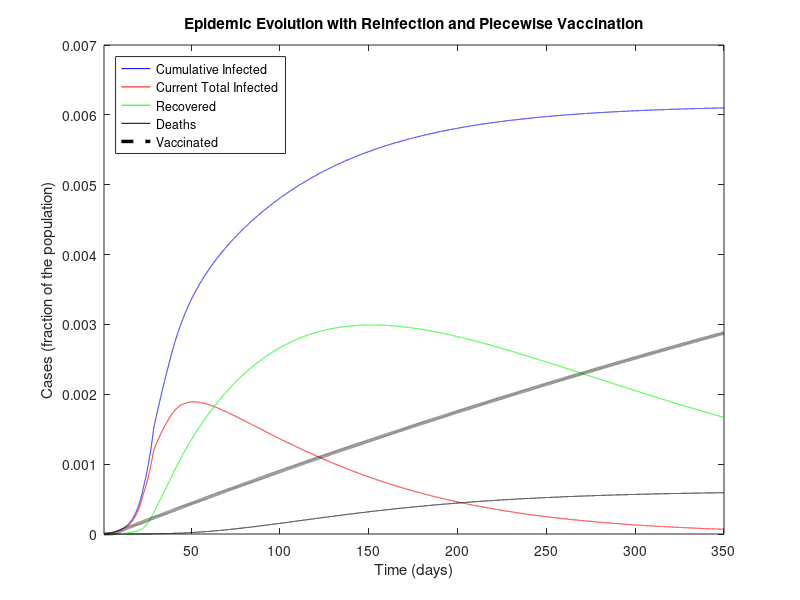

The MATLAB source for this figure: (Note: this script raises an error after producing the figure.)
%%%%%%%%%%%%%%%%%%%%%%%%%%%%%%%%%%%%%%%%
%%%%%%%%%%%%%%%%%%%%%%%%%%%%%%%%%%%%%%%%
% MATLAB Code for epidemic simulations with the SIDARTHE model in the work
%
% Based on Modelling the COVID-19 epidemic and implementation of population-wide interventions in Italy
% by Giulia Giordano, Franco Blanchini, Raffaele Bruno, Patrizio Colaneri, Alessandro Di Filippo, Angela Di Matteo, Marta Colaneri
% 
%This code now implements vaccines and reinfection of healed and vaccinated
%people. These modifications were done by Carl Ingebretsen
%%%%%%%%%%%%%%%%%%%%%%%%%%%%%%%%%%%%%%%%
%%%%%%%%%%%%%%%%%%%%%%%%%%%%%%%%%%%%%%%%

clear all
close all
clc

%%%%%%%%%%%%%%%%%%%%%%%%%%%%%%%%%%%%%%%%
% DATA
%%%%%%%%%%%%%%%%%%%%%%%%%%%%%%%%%%%%%%%%

% Italian population
popolazione=60e6;

% Data 20 February - 5 April (46 days):
% Total Cases
CasiTotali = [3 20 79 132 219 322 400 650 888 1128 1694 2036 2502 3089 3858 4636 5883 7375 9172 10149 12462 15113 17660 21157 24747 27980 31506 35713 41035 47021 53578 59138 63927 69176 74386 80539 86498 92472 97689 101739 105792 110574 115242 119827 124632 128948]/popolazione; % D+R+T+E+H_diagnosticati
% Deaths
Deceduti = [0 1 2 2 5 10 12 17 21 29 34 52 79 107 148 197 233 366 463 631 827 1016 1266 1441 1809 2158 2503 2978 3405 4032 4825 5476 6077 6820 7503 8165 9134 10023 10779 11591 12428 13155 13915 14681 15362 15887]/popolazione; % E
% Recovered
Guariti = [0 0 0 1 1 1 3 45 46 50 83 149 160 276 414 523 589 622 724 1004 1045 1258 1439 1966 2335 2749 2941 4025 4440 5129 6072 7024 7432 8326 9362 10361 10950 12384 13030 14620 15729 16847 18278 19758 20996 21815]/popolazione; % H_diagnosticati
% Currently Positive
Positivi = [3 19 77 129 213 311 385 588 821 1049 1577 1835 2263 2706 3296 3916 5061 6387 7985 8514 10590 12839 14955 17750 20603 23073 26062 28710 33190 37860 42681 46638 50418 54030 57521 62013 66414 70065 73880 75528 77635 80572 83049 85388 88274 91246]/popolazione; % D+R+T

% Data 23 February - 5 April (from day 4 to day 46)
% Currently positive: isolated at home
Isolamento_domiciliare = [49 91 162 221 284 412 543 798 927 1000 1065 1155 1060 1843 2180 2936 2599 3724 5036 6201 7860 9268 10197 11108 12090 14935 19185 22116 23783 26522 28697 30920 33648 36653 39533 42588 43752 45420 48134 50456 52579 55270 58320]/popolazione; %D
% Currently positive: hospitalised
Ricoverati_sintomi = [54 99 114 128 248 345 401 639 742 1034 1346 1790 2394 2651 3557 4316 5038 5838 6650 7426 8372 9663 11025 12894 14363 15757 16020 17708 19846 20692 21937 23112 24753 26029 26676 27386 27795 28192 28403 28540 28741 29010 28949]/popolazione; % R
% Currently positive: ICU
Terapia_intensiva = [26 23 35 36 56 64 105 140 166 229 295 351 462 567 650 733 877 1028 1153 1328 1518 1672 1851 2060 2257 2498 2655 2857 3009 3204 3396 3489 3612 3732 3856 3906 3981 4023 4035 4053 4068 3994 3977]/popolazione; %T


%%%%%%%%%%%%%%%%%%%%%%%%%%%%%%%%%%%%%%%%
% PARAMETERS
%%%%%%%%%%%%%%%%%%%%%%%%%%%%%%%%%%%%%%%%

% Simulation horizon: CAN BE MODIFIED AT ONE'S WILL PROVIDED THAT IT IS AT
% LEAST EQUAL TO THE NUMBER OF DAYS FOR WHICH DATA ARE AVAILABLE
Orizzonte = 350;

% Plot yes/no: SET TO 1 IF PDF FIGURES MUST BE GENERATED, 0 OTHERWISE
plotPDF = 0;

% Time-step for Euler discretisation of the continuous-time system
step=0.01;

% Transmission rate due to contacts with UNDETECTED asymptomatic infected
alfa=0.57;
% Transmission rate due to contacts with DETECTED asymptomatic infected
beta=0.0114;
% Transmission rate due to contacts with UNDETECTED symptomatic infected
gamma=0.456;
% Transmission rate due to contacts with DETECTED symptomatic infected
delta=0.0114;

% Detection rate for ASYMPTOMATIC
epsilon=0.171;
% Detection rate for SYMPTOMATIC
theta=0.3705;

% Worsening rate: UNDETECTED asymptomatic infected becomes symptomatic
zeta=0.1254;
% Worsening rate: DETECTED asymptomatic infected becomes symptomatic
eta=0.1254;

% Worsening rate: UNDETECTED symptomatic infected develop life-threatening
% symptoms
mu=0.0171;
% Worsening rate: DETECTED symptomatic infected develop life-threatening
% symptoms
nu=0.0274;

% Mortality rate for infected with life-threatening symptoms
tau=0.01;

% Recovery rate for undetected asymptomatic infected
lambda=0.0342;
% Recovery rate for detected asymptomatic infected
rho=0.0342;
% Recovery rate for undetected symptomatic infected
kappa=0.0171;
% Recovery rate for detected symptomatic infected
xi=0.0171;
% Recovery rate for life-threatened symptomatic infected
sigma=0.0171;

%to add the SIDARTHE-V version add a new constant phi
phi=0.000001;
%phi=0.5;

%Reinfection coefficients
rein=0.005;
%rein=0.05
rein_vacc=0.001;
%rein_vacc=0.01


%%%%%%%%%%%%%%%%%%%%%%%%%%%%%%%%%%%%%%%%
% DEFINITIONS
%%%%%%%%%%%%%%%%%%%%%%%%%%%%%%%%%%%%%%%%

% Parameters
r1=epsilon+zeta+lambda;
r2=eta+rho;
r3=theta+mu+kappa;
r4=nu+xi;
r5=sigma+tau;

% Initial R0
R0_iniziale=alfa/r1+beta*epsilon/(r1*r2)+gamma*zeta/(r1*r3)+delta*eta*epsilon/(r1*r2*r4)+delta*zeta*theta/(r1*r3*r4);

% Time horizon
t=1:step:Orizzonte;

% Vectors for time evolution of variables
S=zeros(1,length(t));
I=zeros(1,length(t));
D=zeros(1,length(t));
A=zeros(1,length(t));
R=zeros(1,length(t));
T=zeros(1,length(t));
H=zeros(1,length(t));
H_diagnosticati=zeros(1,length(t)); % DIAGNOSED recovered only!
E=zeros(1,length(t));
%For SIDARTHE-V add a V
V=zeros(1,length(t));

% Vectors for time evolution of actual/perceived Case Fatality Rate
M=zeros(1,length(t));
P=zeros(1,length(t));

%%%%%%%%%%%%%%%%%%%%%%%%%%%%%%%%%%%%%%%%
% INITIAL CONDITIONS
%%%%%%%%%%%%%%%%%%%%%%%%%%%%%%%%%%%%%%%%

I(1)=200/popolazione;
D(1)=20/popolazione;
A(1)=1/popolazione;
R(1)=2/popolazione;
T(1)=0.00;
H(1)=0.00;
E(1)=0.00;
V(1)=0.00;%For SIDARTHE-V
S(1)=1-I(1)-D(1)-A(1)-R(1)-T(1)-H(1)-E(1)-V(1);

H_diagnosticati(1) = 0.00; % DIAGNOSED recovered only
Infetti_reali(1)=I(1)+D(1)+A(1)+R(1)+T(1); % Actual currently infected

M(1)=0;
P(1)=0;

% Whole state vector
%Added a V(1) at the end
x=[S(1);I(1);D(1);A(1);R(1);T(1);H(1);E(1);V(1);H_diagnosticati(1);Infetti_reali(1)];

%%%%%%%%%%%%%%%%%%%%%%%%%%%%%%%%%%%%%%%%
% SIMULATION
%%%%%%%%%%%%%%%%%%%%%%%%%%%%%%%%%%%%%%%%

% "Control" binary variables to compute the new R0 every time a policy has
% changed the parameters
plottato = 0;
plottato1 = 0;
plottato_bis = 0;
plottato_tris = 0;
plottato_quat = 0;

for i=2:length(t)
    
    if (i>4/step) % Basic social distancing (awareness, schools closed)
        alfa=0.4218;
        gamma=0.285;
        beta = 0.0057;
        delta=0.0057;
        if plottato == 0 % Compute the new R0
            r1=epsilon+zeta+lambda;
            r2=eta+rho;
            r3=theta+mu+kappa;
            r4=nu+xi;
            r5=sigma+tau;
            R0_primemisure=alfa/r1+beta*epsilon/(r1*r2)+gamma*zeta/(r1*r3)+delta*eta*epsilon/(r1*r2*r4)+delta*zeta*theta/(r1*r3*r4)
            plottato = 1;
        end
    end
    
    if (i>12/step)
        % Screening limited to / focused on symptomatic subjects
        epsilon=0.1425;
        if plottato1 == 0
            r1=epsilon+zeta+lambda;
            r2=eta+rho;
            r3=theta+mu+kappa;
            r4=nu+xi;
            r5=sigma+tau;
            R0_primemisureeps=alfa/r1+beta*epsilon/(r1*r2)+gamma*zeta/(r1*r3)+delta*eta*epsilon/(r1*r2*r4)+delta*zeta*theta/(r1*r3*r4)
            plottato1 = 1;
        end
    end
    
    if (i>22/step) % Social distancing: lockdown, mild effect
        
        alfa=0.36;
        beta=0.005;
        gamma=0.2;
        delta=0.005;
        
        mu = 0.008;
        nu = 0.015;
        
        zeta=0.034;
        eta=0.034;
        
        lambda=0.08;
        rho=0.0171;
        kappa=0.0171;
        xi=0.0171;
        sigma=0.0171;
        
        if plottato_bis == 0 % Compute the new R0
            r1=epsilon+zeta+lambda;
            r2=eta+rho;
            r3=theta+mu+kappa;
            r4=nu+xi;
            r5=sigma+tau;
            R0_secondemisure=(alfa*r2*r3*r4+epsilon*beta*r3*r4+gamma*zeta*r2*r4+delta*eta*epsilon*r3+delta*zeta*theta*r2)/(r1*r2*r3*r4)
            plottato_bis = 1;
        end
    end
    
    if (i>28/step) % Social distancing: lockdown, strong effect
        
        alfa=0.21;
        gamma=0.11;
        
        if plottato_tris == 0 % Compute the new R0
            r1=epsilon+zeta+lambda;
            r2=eta+rho;
            r3=theta+mu+kappa;
            r4=nu+xi;
            r5=sigma+tau;
            R0_terzemisure=(alfa*r2*r3*r4+epsilon*beta*r3*r4+gamma*zeta*r2*r4+delta*eta*epsilon*r3+delta*zeta*theta*r2)/(r1*r2*r3*r4)
            plottato_tris = 1;
        end
    end
    
    if (i>38/step) % Broader diagnosis campaign
        
        epsilon = 0.2;
        rho=0.02;
        kappa=0.02;
        xi=0.02;
        sigma=0.01;
        
        zeta=0.025;
        eta=0.025;
        
        if plottato_quat == 0 % Compute the new R0
            r1=epsilon+zeta+lambda;
            r2=eta+rho;
            r3=theta+mu+kappa;
            r4=nu+xi;
            r5=sigma+tau;
            R0_quartemisure=(alfa*r2*r3*r4+epsilon*beta*r3*r4+gamma*zeta*r2*r4+delta*eta*epsilon*r3+delta*zeta*theta*r2)/(r1*r2*r3*r4);
            plottato_quat = 1;
        end
    end

    %The code for piecewise vaccination
    if (i>5/step)
        phi=0.00001;
    elseif (i>50/step)
        phi=0.00005;
        %phi=0.001;
    elseif (i>100/step)
        phi=0.0001;
    elseif (i>200/step)
        phi=0.0005;
    end
    
    % Compute the system evolution
    %ADDED A NEW zero to the end of each row and added a tenth row with 
    %B=[-alfa*x(2)-beta*x(3)-gamma*x(4)-delta*x(5)-phi*x(9) 0 0 0 0 0 0 0 0 0 0;
    %    alfa*x(2)+beta*x(3)+gamma*x(4)+delta*x(5) -(epsilon+zeta+lambda)+rein 0 0 0 0 0 0 0 0 0;
    %    0 epsilon  -(eta+rho) 0 0 0 0 0 0 0 0;
    %    0 zeta 0 -(theta+mu+kappa) 0 0 0 0 0 0 0;
    %    0 0 eta theta -(nu+xi) -rein 0 0 0 0 0;
    %    0 0 0 mu nu  -(sigma+tau) 0 0 0 0 0;
    %    0 lambda rho kappa xi sigma 0 0 0 0 0;
    %    0 0 0 0 0 tau 0 0 0 0 0;
    %    phi*x(1) 0 0 0 0 0 0 0 0 0 0;
     %   0 0 rho 0 xi sigma 0 0 0 0 0;
     %   alfa*x(2)+beta*x(3)+gamma*x(4)+delta*x(5) 0 0 0 0 0 0 0 0 0 0];
   % x=x+B*x*step;
    B=[-alfa*x(2)-beta*x(3)-gamma*x(4)-delta*x(5)-phi*x(1) 0 0 0 0 0 0 rein 0 rein_vacc 0;
        alfa*x(2)+beta*x(3)+gamma*x(4)+delta*x(5) -(epsilon+zeta+lambda) 0 0 0 0 0 0 0 0 0;
        0 epsilon  -(eta+rho) 0 0 0 0 0 0 0 0;
        0 zeta 0 -(theta+mu+kappa) 0 0 0 0 0 0 0;
        0 0 eta theta -(nu+xi) 0 0 0 0 0 0;
        0 0 0 mu nu  -(sigma+tau) 0 0 0 0 0;
        0 lambda rho kappa xi sigma -rein 0 0 0 0;
        0 0 0 0 0 tau 0 0 0 0 0;
        phi*x(1) 0 0 0 0 0 0 0 -rein_vacc 0 0;
        0 0 rho 0 xi sigma 0 0 0 0 0;
        alfa*x(2)+beta*x(3)+gamma*x(4)+delta*x(5) 0 0 0 0 0 0 0 0 0 0];
    x=x+B*x*step;
    
    % Update variables
    
    S(i)=x(1);
    I(i)=x(2);
    D(i)=x(3);
    A(i)=x(4);
    R(i)=x(5);
    T(i)=x(6);
    H(i)=x(7);
    E(i)=x(8);
    V(i)=x(9);%added V
    
    H_diagnosticati(i)=x(10);
    Infetti_reali(i)=x(11);
    
    % Update Case Fatality Rate
    
    M(i)=E(i)/(S(1)-S(i));
    P(i)=E(i)/((epsilon*r3+(theta+mu)*zeta)*(I(1)+S(1)-I(i)-S(i))/(r1*r3)+(theta+mu)*(A(1)-A(i))/r3);
    
end

%%%%%%%%%%%%%%%%%%%%%%%%%%%%%%%%%%%%%%%%
% FINAL VALUES
%%%%%%%%%%%%%%%%%%%%%%%%%%%%%%%%%%%%%%%%

% Variables
Sbar=S(length(t));
Ibar=I(length(t));
Dbar=D(length(t));
Abar=A(length(t));
Rbar=R(length(t));
Tbar=T(length(t));
Hbar=H(length(t));
Ebar=E(length(t));
Vbar=V(length(t));

% Case fatality rate
Mbar=M(length(t));
Pbar=P(length(t));

% Case fatality rate from formulas
Mbar1=Ebar/(S(1)-Sbar);
Pbar1=Ebar/((epsilon*r3+(theta+mu)*zeta)*(I(1)+S(1)-Sbar-Ibar)/(r1*r3)+(theta+mu)*(A(1)-Abar)/r3);

%%%%%%%%%%%%%%%%%%%%%%%%%%%%%%%%%%%%%%%%
% FIGURES
%%%%%%%%%%%%%%%%%%%%%%%%%%%%%%%%%%%%%%%%

figure
plot(t,Infetti_reali,'b',t,I+D+A+R+T,'r',t,H,'g',t,E,'k',t,V,'--black',"LineWidth",2.5)%added V
hold on
%plot(t,D+R+T+E+H_diagnosticati,'--b',t,D+R+T,'--r',t,H_diagnosticati,'--g')
xlim([t(1) t(end)])
%ylim([0 0.015])
%title('Actual vs. Diagnosed Epidemic Evolution with Reinfection and Piecewise Vaccination')
title('Epidemic Evolution with Reinfection and Piecewise Vaccination')
xlabel('Time (days)')
ylabel('Cases (fraction of the population)')
%legend({'Cumulative Infected','Current Total Infected', 'Recovered', 'Deaths','Vaccinated','Diagnosed Cumulative Infected','Diagnosed Current Total Infected', 'Diagnosed Recovered'},'Location','northwest')
legend({'Cumulative Infected','Current Total Infected', 'Recovered', 'Deaths','Vaccinated'},'Location','northwest')
fontsize(legend,18,"points")
grid

if plotPDF==1
    set(gcf, 'PaperUnits', 'centimeters');
    set(gcf, 'PaperPosition', [0 0 24 16]);
    set(gcf, 'PaperSize', [24 16]); % dimension on x axis and y axis resp.
    print(gcf,'-dpdf', ['PanoramicaEpidemiaRealevsPercepita.pdf'])
end
%

figure
plot(t,I,'b',t,D,'c',t,A,'g',t,R,'m',t,T,'r',t,V,'r')
xlim([t(1) t(end)])
%ylim([0 1.1e-3])
title('Infected, different stages, Diagnosed vs. Non Diagnosed with Reinfection and Piecewise Vaccination')
xlabel('Time (days)')
ylabel('Cases (fraction of the population)')
legend({'Infected ND AS', 'Infected D AS', 'Infected ND S', 'Infected D S', 'Infected D IC','Vaccinated'},'Location','northeast')
grid

if plotPDF==1
    set(gcf, 'PaperUnits', 'centimeters');
    set(gcf, 'PaperPosition', [0 0 24 16]);
    set(gcf, 'PaperSize', [24 16]); % dimension on x axis and y axis resp.
    print(gcf,'-dpdf', ['SuddivisioneInfetti.pdf'])
end

%

figure
plot(t,D+R+T+E+H_diagnosticati)
hold on
stem(t(1:1/step:size(CasiTotali,2)/step),CasiTotali)
xlim([t(1) t(end)])
ylim([0 2.5e-3])
title('Cumulative Diagnosed Cases: Model vs. Data')
xlabel('Time (days)')
ylabel('Cases (fraction of the population)')
grid

if plotPDF==1
    set(gcf, 'PaperUnits', 'centimeters');
    set(gcf, 'PaperPosition', [0 0 16 10]);
    set(gcf, 'PaperSize', [16 10]); % dimension on x axis and y axis resp.
    print(gcf,'-dpdf', ['CasiTotali.pdf'])
end
%

figure
plot(t,H_diagnosticati)
hold on
stem(t(1:1/step:size(CasiTotali,2)/step),Guariti)
xlim([t(1) t(end)])
ylim([0 2.5e-3])
title('Recovered: Model vs. Data')
xlabel('Time (days)')
ylabel('Cases (fraction of the population)')
grid

if plotPDF==1
    set(gcf, 'PaperUnits', 'centimeters');
    set(gcf, 'PaperPosition', [0 0 16 10]);
    set(gcf, 'PaperSize', [16 10]); % dimension on x axis and y axis resp.
    print(gcf,'-dpdf', ['Guariti_diagnosticati.pdf'])
end
%

figure
plot(t,E)
hold on
stem(t(1:1/step:size(CasiTotali,2)/step),Deceduti)
xlim([t(1) t(end)])
ylim([0 2.5e-3])
title('Deaths: Model vs. Data - NOTE: EXCLUDED FROM FITTING')
xlabel('Time (days)')
ylabel('Cases (fraction of the population)')
grid

if plotPDF==1
    set(gcf, 'PaperUnits', 'centimeters');
    set(gcf, 'PaperPosition', [0 0 16 10]);
    set(gcf, 'PaperSize', [16 10]); % dimension on x axis and y axis resp.
    print(gcf,'-dpdf', ['Morti.pdf'])
end
%

figure
plot(t,D+R+T)
hold on
stem(t(1:1/step:size(CasiTotali,2)/step),Positivi)
xlim([t(1) t(end)])
ylim([0 2.5e-3])
title('Infected: Model vs. Data')
xlabel('Time (days)')
ylabel('Cases (fraction of the population)')
grid

if plotPDF==1
    set(gcf, 'PaperUnits', 'centimeters');
    set(gcf, 'PaperPosition', [0 0 16 10]);
    set(gcf, 'PaperSize', [16 10]); % dimension on x axis and y axis resp.
    print(gcf,'-dpdf', ['Positivi_diagnosticati.pdf'])
end
%

figure
plot(t,D)
hold on
stem(t(1+3/step:1/step:1+(size(Ricoverati_sintomi,2)+2)/step),Isolamento_domiciliare)
xlim([t(1) t(end)])
ylim([0 2.5e-3])
title('Infected, No Symptoms: Model vs. Data')
xlabel('Time (days)')
ylabel('Cases (fraction of the population)')
grid

if plotPDF==1
    set(gcf, 'PaperUnits', 'centimeters');
    set(gcf, 'PaperPosition', [0 0 16 10]);
    set(gcf, 'PaperSize', [16 10]); % dimension on x axis and y axis resp.
    print(gcf,'-dpdf', ['InfettiAsintomatici_diagnosticati.pdf'])
end
%

figure
plot(t,R)
hold on
stem(t(1+3/step:1/step:1+(size(Ricoverati_sintomi,2)+2)/step),Ricoverati_sintomi)
xlim([t(1) t(end)])
ylim([0 2.5e-3])
title('Infected, Symptoms: Model vs. Data')
xlabel('Time (days)')
ylabel('Cases (fraction of the population)')
grid

if plotPDF==1
    set(gcf, 'PaperUnits', 'centimeters');
    set(gcf, 'PaperPosition', [0 0 16 10]);
    set(gcf, 'PaperSize', [16 10]); % dimension on x axis and y axis resp.
    print(gcf,'-dpdf', ['InfettiSintomatici_diagnosticati_ricoverati.pdf'])
end
%

figure
plot(t,D+R)
hold on
stem(t(1+3/step:1/step:1+(size(Ricoverati_sintomi,2)+2)/step),Isolamento_domiciliare+Ricoverati_sintomi)
xlim([t(1) t(end)])
ylim([0 2.5e-3])
title('Infected, No or Mild Symptoms: Model vs. Data')
xlabel('Time (days)')
ylabel('Cases (fraction of the population)')
grid

if plotPDF==1
    set(gcf, 'PaperUnits', 'centimeters');
    set(gcf, 'PaperPosition', [0 0 16 10]);
    set(gcf, 'PaperSize', [16 10]); % dimension on x axis and y axis resp.
    print(gcf,'-dpdf', ['InfettiNonGravi_diagnosticati.pdf'])
end

%

figure
plot(t,T)
hold on
stem(t(1+3/step:1/step:1+(size(Ricoverati_sintomi,2)+2)/step),Terapia_intensiva)
xlim([t(1) t(end)])
ylim([0 2.5e-3])
title('Infected, Life-Threatening Symptoms: Model vs. Data')
xlabel('Time (days)')
ylabel('Cases (fraction of the population)')
grid

if plotPDF==1
    set(gcf, 'PaperUnits', 'centimeters');
    set(gcf, 'PaperPosition', [0 0 16 10]);
    set(gcf, 'PaperSize', [16 10]); % dimension on x axis and y axis resp.
    print(gcf,'-dpdf', ['InfettiSintomatici_diagnosticati_terapiaintensiva.pdf'])
end

%Plot the vaccinated
figure
plot(t,V)
hold on
%stem(t(1+3/step:1/step:1+(size(Ricoverati_sintomi,2)+2)/step),Terapia_intensiva)
xlim([t(1) t(end)])
ylim([0 2.5e-3])
title('Vaccinated: Model vs. Data')
xlabel('Time (days)')
ylabel('Vaccinated (fraction of the population)')
grid

%if plotPDF==1
    %set(gcf, 'PaperUnits', 'centimeters');
    %set(gcf, 'PaperPosition', [0 0 16 10]);
    %set(gcf, 'PaperSize', [16 10]); % dimension on x axis and y axis resp.
    %print(gcf,'-dpdf', ['InfettiSintomatici_diagnosticati_terapiaintensiva.pdf'])
%end
